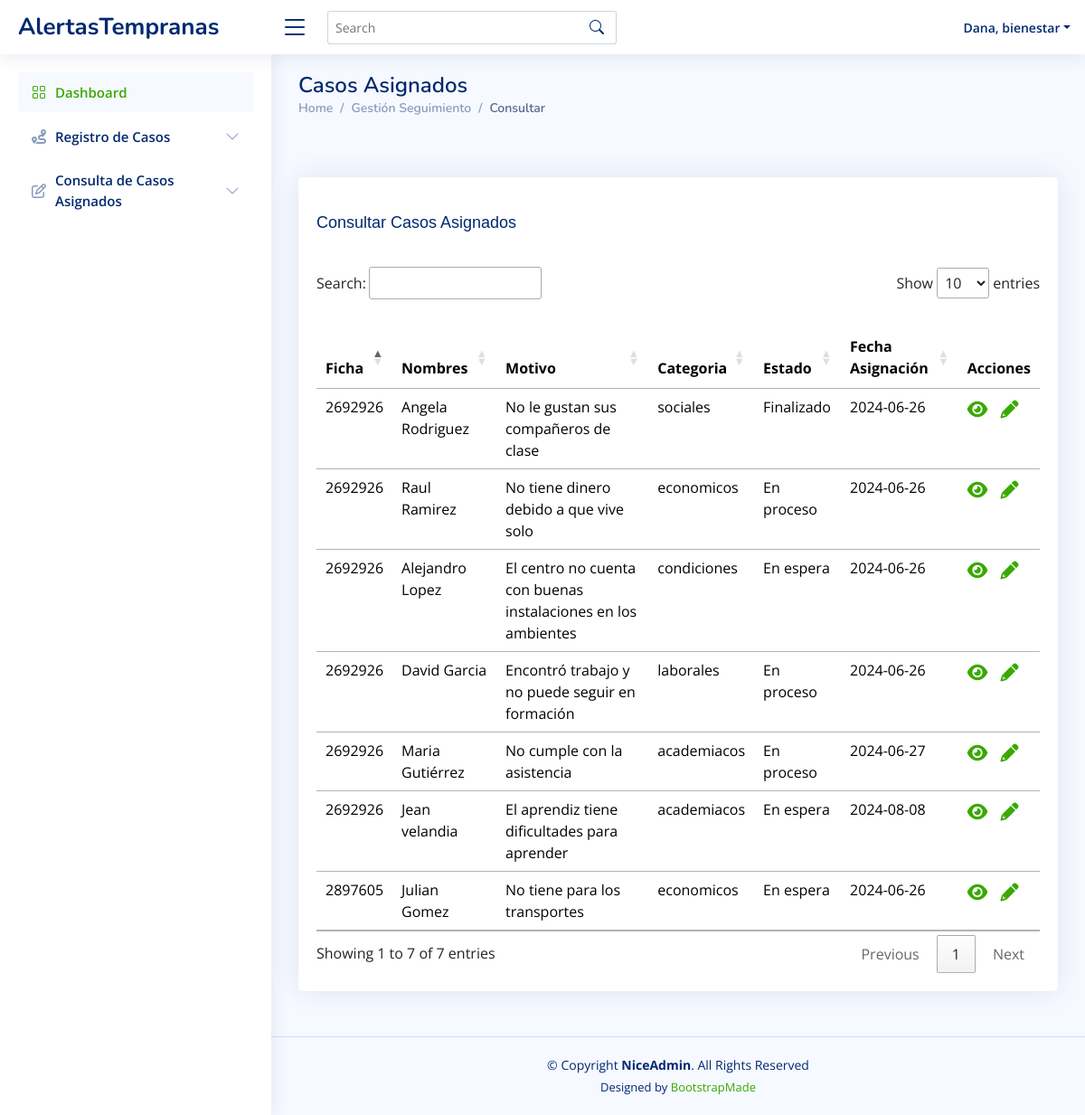
Page /Views/Bienestar/consultarSeguimiento_Filtro.php (signed in) on the earlier database version.
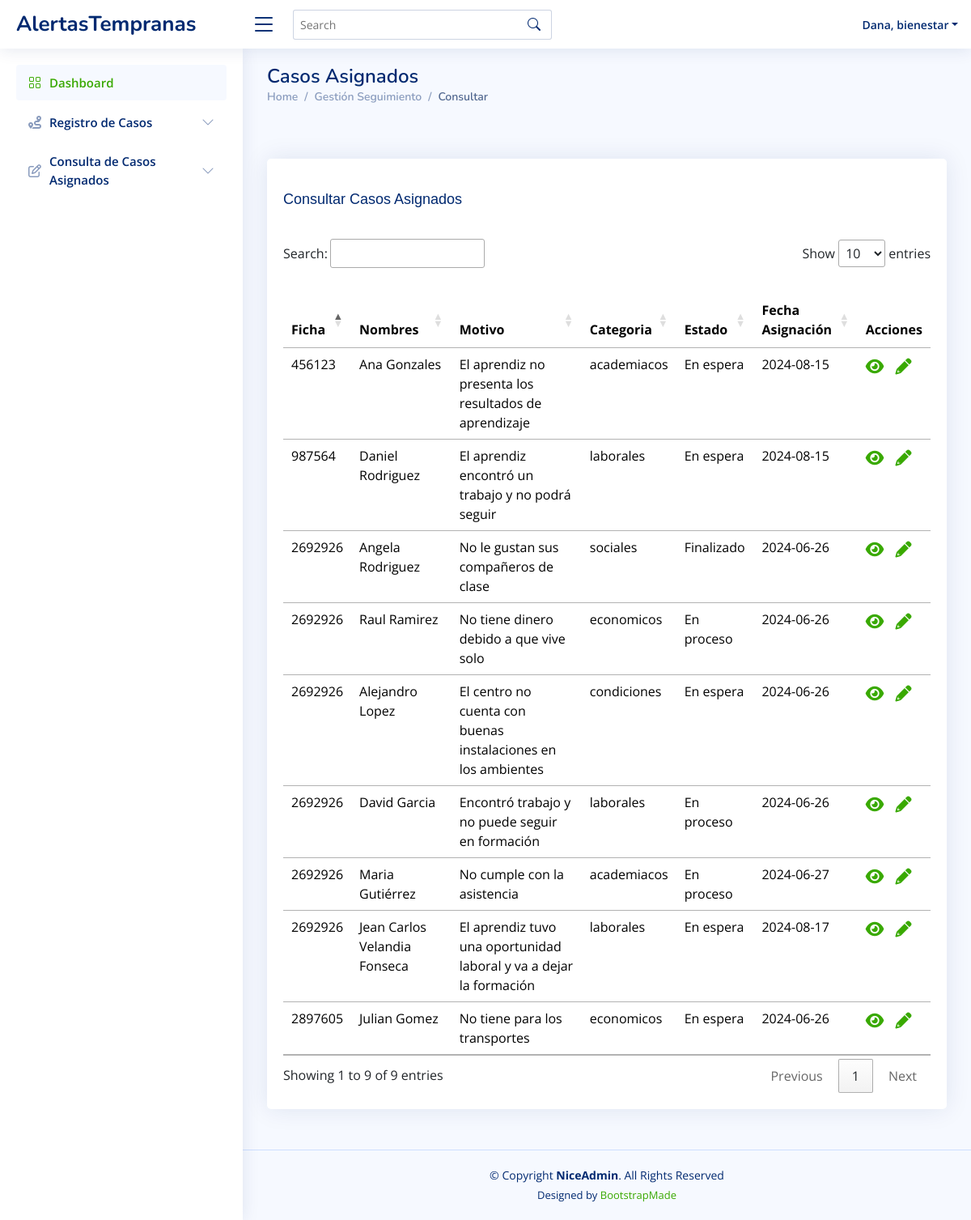
Same page on the later database version.
### tables this page shows
CREATE TABLE `casos` (
  `id` int(11) NOT NULL,
  `descripcion` text NOT NULL,
  `categoria` varchar(80) NOT NULL,
  `soporte` varchar(300) NOT NULL,
  `fecha` date NOT NULL,
  `estado` varchar(80) NOT NULL,
  `id_aprendiz` int(11) NOT NULL,
  `id_usuario` int(11) NOT NULL,
  `id_encargado` int(11) NOT NULL
);

CREATE TABLE `aprendiz` (
  `id` int(11) NOT NULL,
  `tipo_documento_aprendiz` varchar(20) NOT NULL,
  `documento` bigint(20) NOT NULL,
  `nombre` varchar(60) NOT NULL,
  `apellido` varchar(50) NOT NULL,
  `email` varchar(60) NOT NULL,
  `telefono` int(11) NOT NULL,
  `programa` varchar(50) NOT NULL,
  `ficha` varchar(30) NOT NULL,
  `id_usuario` int(11) NOT NULL
);

### Models/consultasBienestar.php (called while the page is built, shortened)
<?php
class ConsultasBienestar {
    public function consultarCasosAsig($id_usuario){
        $objConexion = new Conexion();
        $conexion = $objConexion->getConexion();
        $consultar= "SELECT c.id as identificador_caso, a.id as id_aprendiz, a.ficha, a.nombre, a.apellido, c.descripcion , c.categoria, c.fecha, c.estado FROM casos c JOIN aprendiz a ON c.id_aprendiz = a.id JOIN usuarios u ON c.id_encargado = u.id WHERE c.id_encargado=:id_usuario ";
        $result= $conexion->prepare($consultar);
        $result->bindparam(':id_usuario', $id_usuario);
        $result->execute();
        $f= [];
        while($resultado = $result->fetch()){
            $f[] = $resultado;
        }
        return $f;
    }
}

### Controllers/bienestar/mostrar_info.php (the view, shortened to what the changed rows need)
<?php
require_once("../../Models/consultasBienestar.php");
function cargarCasosAsignados() {
    $id_usuario = $_SESSION['id'];
    $objConsultas = new ConsultasBienestar();
    $result = $objConsultas->consultarCasosAsig($id_usuario);
    if (!isset($result)) {
        echo "<h2>No hay casos registrados</h2>";
    } else {
        foreach ($result as $f) {
            echo '
            <tr>
                <td>'.$f['ficha'].'</td>
                <td>'.$f['nombre'].' '.$f['apellido'].'</td>
                <td>'.$f['descripcion'].'</td>
                <td>'.$f['categoria'].'</td>
                <td>'.$f['estado'].'</td>
                <td>'.$f['fecha'].'</td>
                <td>
                    <a class="detalles1" href="../../Views/bienestar/mostrarCasoAsignado.php?id='. $f['identificador_caso'].'"><i class="fa-solid fa-eye"></i></a>
                    <a class="detalles2" href="../../Views/bienestar/editarCaso.php?id='. $f['identificador_caso'].'"><i class="fa-solid fa-pencil"></i></a>
                </td>
            </tr>
            ';
        }
    }
}

### Views/Bienestar/consultarSeguimiento_Filtro.php (shortened to what the changed rows need)
<?php
require_once("../../Controllers/bienestar/mostrar_info.php");
require_once("../../Models/consultasBienestar.php");
?>
<!DOCTYPE html>
<html lang="en">
<head>
  <link href="assets/vendor/bootstrap/css/bootstrap.min.css" rel="stylesheet">
  <link href="assets/vendor/bootstrap-icons/bootstrap-icons.css" rel="stylesheet">
  <link href="assets/vendor/boxicons/css/boxicons.min.css" rel="stylesheet">
  <link href="assets/vendor/quill/quill.snow.css" rel="stylesheet">
  <link href="assets/vendor/quill/quill.bubble.css" rel="stylesheet">
  <link href="assets/vendor/remixicon/remixicon.css" rel="stylesheet">
  <link href="assets/vendor/simple-datatables/style.css" rel="stylesheet">
  <link href="https://cdn.datatables.net/1.13.4/css/jquery.dataTables.min.css" rel="stylesheet">
  <link href="https://cdn.datatables.net/buttons/2.3.6/css/buttons.dataTables.min.css" rel="stylesheet">
  <link rel="stylesheet" href="https://cdnjs.cloudflare.com/ajax/libs/font-awesome/6.0.0/css/all.min.css">
  <link href="assets/css/style.css" rel="stylesheet">
</head>
<body>
  <main id="main" class="main">
    <div class="pagetitle">
      <h1>Casos Asignados</h1>
    </div>
    <section class="section">
      <div class="row">
        <div class="col-lg-12">
          <div class="card tabla-consultar">
            <div class="card-body tabla-consultar">
              <h5 class="card-title">Consultar Casos Asignados</h5>
              <table id="TableSynchronize" class="table datatable">
                <thead>
                  <tr>
                    <th>Ficha</th>
                    <th>Nombres</th>
                    <th>Motivo</th>
                    <th>Categoria</th>
                    <th>Estado</th>
                    <th>Fecha Asignación</th>
                    <th>Acciones</th>
                  </tr>
                </thead>
                <tbody>
                <?php
                cargarCasosAsignados();
                ?>
                </tbody>
              </table>
            </div>
          </div>
        </div>
      </div>
    </section>
  </main>
</body>
</html>

Differences in the rows shown:
no longer on this page (row edited): casos: id_aprendiz.ficha "2692926", id_aprendiz.nombre "Jean", id_aprendiz.apellido "velandia", descripcion "El aprendiz tiene dificultades para aprender", categoria "academiacos", estado "En espera", fecha "2024-08-08"
now on this page (row edited): casos: id_aprendiz.ficha "456123", id_aprendiz.nombre "Ana", id_aprendiz.apellido "Gonzales", descripcion "El aprendiz no presenta los resultados de aprendizaje", categoria "academiacos", estado "En espera", fecha "2024-08-15"
added casos: id_aprendiz.ficha "987564", id_aprendiz.nombre "Daniel", id_aprendiz.apellido "Rodriguez", descripcion "El aprendiz encontró un trabajo y no podrá seguir", categoria "laborales", estado "En espera", fecha "2024-08-15"
added casos: id_aprendiz.ficha "2692926", id_aprendiz.nombre "Jean Carlos", id_aprendiz.apellido "Velandia Fonseca", descripcion "El aprendiz tuvo una oportunidad laboral y va a dejar la formación", categoria "laborales", estado "En espera", fecha "2024-08-17"
Other differences:
text written by a page script: "Search: Show entries Showing 1 to 7 of 7 entries Previous 1 Next" → "Search: Show entries Showing 1 to 9 of 9 entries Previous 1 Next"
